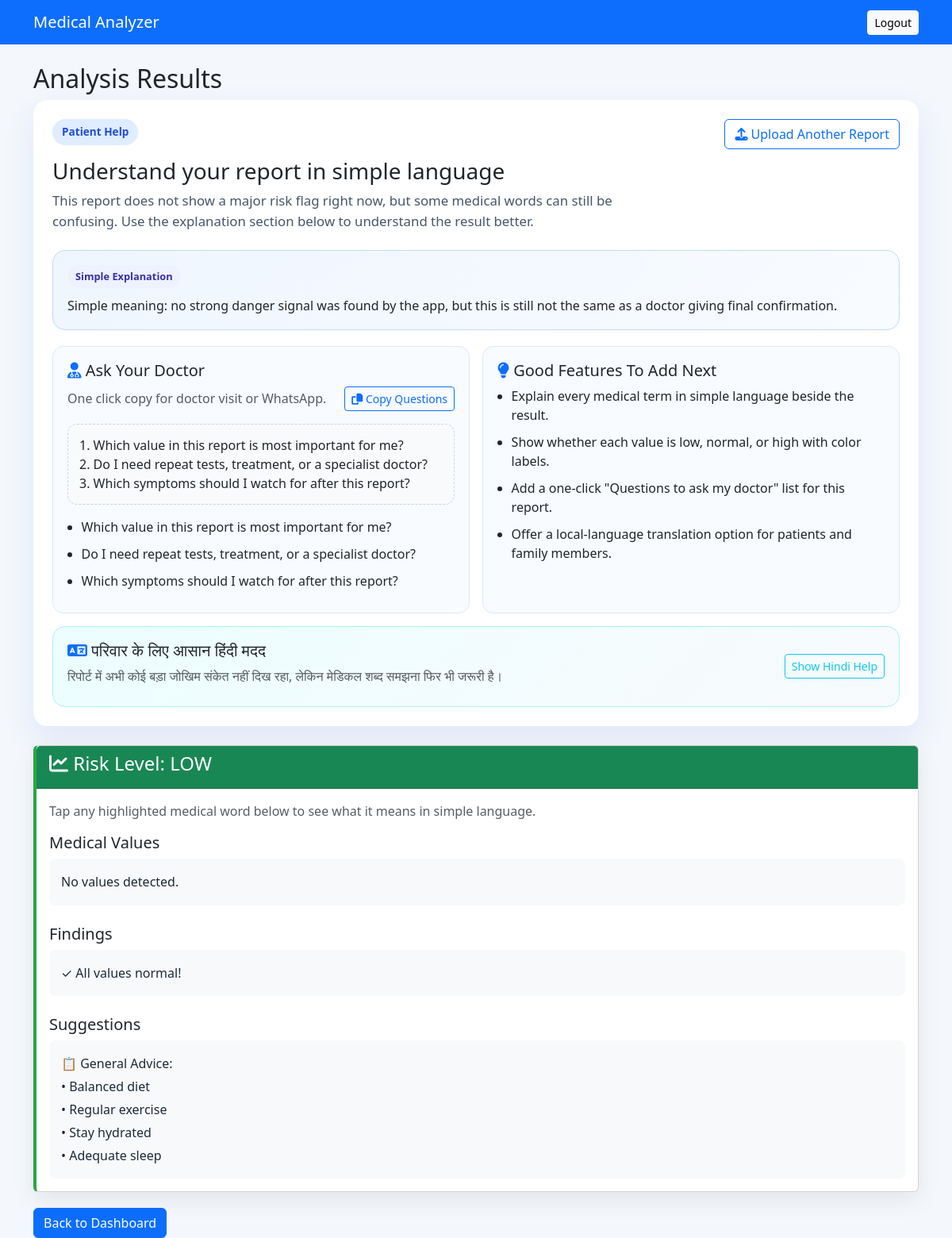
The app's page /analysis/6 (signed in) with its own data.
### tables this page shows
CREATE TABLE analysis_results (
        id INTEGER PRIMARY KEY AUTOINCREMENT, report_id INTEGER NOT NULL,
        extracted_text TEXT, medical_values TEXT, abnormal_findings TEXT,
        risk_level TEXT, suggestions TEXT,
        analysis_date TIMESTAMP DEFAULT CURRENT_TIMESTAMP,
        FOREIGN KEY (report_id) REFERENCES reports (id));

### app.py (the view)
@app.route('/analysis/<int:report_id>')
@login_required
def view_analysis(report_id):
    conn = get_db_connection()
    report = conn.execute('''SELECT r.*, a.* FROM reports r
                            LEFT JOIN analysis_results a ON r.id = a.report_id
                            WHERE r.id = ? AND r.user_id = ?''',
                         (report_id, session['user_id'])).fetchone()
    conn.close()
    if not report:
        flash('Not found', 'danger')
        return redirect(url_for('dashboard'))
    guidance = build_patient_guidance(report)
    structured_values = parse_medical_values(report['medical_values'] or '')
    language_support = build_local_language_support(report, guidance)
    interactive_report = {
        'medical_values': annotate_medical_text(report['medical_values'] or ''),
        'abnormal_findings': annotate_medical_text(report['abnormal_findings'] or ''),
        'suggestions': annotate_medical_text(report['suggestions'] or '')
    }
    return render_template(
        'analysis.html',
        report=report,
        guidance=guidance,
        interactive_report=interactive_report,
        structured_values=structured_values,
        language_support=language_support
    )

### app.py (called while the page is built, shortened)
def get_db_connection():
    conn = sqlite3.connect(DATABASE)
    conn.row_factory = sqlite3.Row
    return conn

def login_required(f):
    @wraps(f)
    def decorated_function(*args, **kwargs):
        if 'user_id' not in session:
            flash('Please login', 'warning')
            return redirect(url_for('login'))
        return f(*args, **kwargs)
    return decorated_function

def extract_attention_items(abnormal_findings):
    if not abnormal_findings:
        return []
    match = re.search(r'Attention:\s*(.+)', abnormal_findings, re.IGNORECASE)
    if not match:
        return []

def extract_report_terms(report):
    text = ' '.join([
        report['medical_values'] or '',
        report['abnormal_findings'] or '',
        report['suggestions'] or ''
    ]).lower()
    found_terms = []
    for item in get_medical_term_library():
        if any(token in text for token in item['aliases']):
            found_terms.append({
                'term': item['term'],
                'meaning': item['meaning'],
                'why_it_matters': item['why_it_matters']
            })
    return found_terms[:5]

def annotate_medical_text(text):
    if not text:
        return Markup('')
    term_index = {}
    for item in get_medical_term_library():
        for alias in item['aliases']:
            term_index[alias.lower()] = item
    aliases = sorted(term_index.keys(), key=len, reverse=True)
    pattern = r'\b(' + '|'.join(re.escape(alias) for alias in aliases) + r')\b'
    parts = []
    last_end = 0
    parts.append(escape(text[last_end:]))
    html = ''.join(str(part) for part in parts).replace('\n', '<br>')
    return Markup(html)

def parse_medical_values(text):
    if not text:
        return []
    values = []
    blocks = [block.strip() for block in text.split('\n\n') if 'Status:' in block and ':' in block]
    return values

### templates/analysis.html (shortened to what this page needs)
<!DOCTYPE html>
<html>
<head>
    <link href="https://cdn.jsdelivr.net/npm/bootstrap@5.3.0/dist/css/bootstrap.min.css" rel="stylesheet">
    <link rel="stylesheet" href="https://cdnjs.cloudflare.com/ajax/libs/font-awesome/6.4.0/css/all.min.css">
</head>
<body>
    <nav class="navbar navbar-dark bg-primary">
        <div class="container">
            <a class="navbar-brand" href="{{ url_for('dashboard') }}">Medical Analyzer</a>
            <a href="{{ url_for('logout') }}" class="btn btn-light btn-sm">Logout</a>
        </div>
    </nav>
    <div class="container mt-4">
        <h2>Analysis Results</h2>
        <div class="card guide-card mb-4">
            <div class="card-body p-4">
                <div class="d-flex flex-wrap justify-content-between align-items-start gap-3">
                    <div>
                        <span class="guide-badge">Patient Help</span>
                        <h3 class="mt-3 mb-2">Understand your report in simple language</h3>
                        <p class="hero-note mb-0">{{ guidance.summary }}</p>
                    </div>
                    <a href="{{ url_for('upload') }}" class="btn btn-outline-primary">
                        <i class="fas fa-upload"></i> Upload Another Report
                    </a>
                </div>
                <div class="simple-box mt-4">
                    <span class="mini-label">Simple Explanation</span>
                    <p class="mb-0">{{ guidance.simple_explanation }}</p>
                </div>
                <div class="row g-3 mt-1">
                    <div class="col-md-6">
                        <div class="panel">
                            <h5><i class="fas fa-user-doctor text-primary"></i> Ask Your Doctor</h5>
                            <div class="tool-row mb-3">
                                <p class="text-muted mb-0">One click copy for doctor visit or WhatsApp.</p>
                                <button type="button" class="btn btn-sm btn-outline-primary" id="copy-questions-btn">
                                    <i class="fas fa-copy"></i> Copy Questions
                                </button>
                            </div>
                            <div class="copy-area mb-3" id="doctor-questions-copy-text">
                                {% for item in guidance.doctor_questions %}
                                <div>{{ loop.index }}. {{ item }}</div>
                                {% endfor %}
                            </div>
                            <ul class="guide-list">
                                {% for item in guidance.doctor_questions %}
                                <li>{{ item }}</li>
                                {% endfor %}
                            </ul>
                        </div>
                    </div>
                    <div class="col-md-6">
                        <div class="panel">
                            <h5><i class="fas fa-lightbulb text-primary"></i> Good Features To Add Next</h5>
                            <ul class="guide-list">
                                {% for item in guidance.patient_features %}
                                <li>{{ item }}</li>
                                {% endfor %}
                            </ul>
                        </div>
                    </div>
                    <div class="col-12">
                        <div class="lang-box">
                            <div class="tool-row">
                                <div>
                                    <h5><i class="fas fa-language text-primary"></i> {{ language_support.title }}</h5>
                                    <p class="mb-2 text-muted">{{ language_support.summary }}</p>
                                </div>
                                <button type="button" class="btn btn-sm btn-outline-info" id="toggle-hindi-btn">
                                    Show Hindi Help
                                </button>
                            </div>
                        </div>
                    </div>
                </div>
            </div>
        </div>
        <div class="card result-card risk-{{ report.risk_level }}">
            <div class="card-header bg-{{ 'danger' if report.risk_level == 'HIGH' else 'warning' if report.risk_level == 'MEDIUM' else 'success' }} text-white">
                <h4><i class="fas fa-chart-line"></i> Risk Level: {{ report.risk_level }}</h4>
            </div>
            <div class="card-body">
                <p class="text-muted">Tap any highlighted medical word below to see what it means in simple language.</p>
                <h5>Medical Values</h5>
                <div class="report-text">{{ interactive_report.medical_values }}</div>
                <h5 class="mt-4">Findings</h5>
                <div class="report-text">{{ interactive_report.abnormal_findings }}</div>
                <h5 class="mt-4">Suggestions</h5>
                <div class="report-text">{{ interactive_report.suggestions }}</div>
            </div>
        </div>
        <a href="{{ url_for('dashboard') }}" class="btn btn-primary">Back to Dashboard</a>
    </div>
</body>
</html>

### templates/analysis.html (style rules this page uses)
body { background: #f4f7fb; }
.result-card { margin-bottom: 20px; border-left: 4px solid #007bff; box-shadow: 0 10px 30px rgba(15, 23, 42, 0.08); }
.risk-LOW { border-left-color: #28a745; }
.guide-card { border: 0; border-radius: 18px; box-shadow: 0 16px 40px rgba(37, 99, 235, 0.10); }
.guide-badge { display: inline-block; padding: 6px 12px; border-radius: 999px; background: #e0ecff; color: #1d4ed8; font-size: 0.85rem; font-weight: 600; }
.guide-list { padding-left: 1.1rem; margin-bottom: 0; }
.guide-list li { margin-bottom: 10px; }
.panel { height: 100%; padding: 18px; border-radius: 14px; background: #f8fbff; border: 1px solid #dbeafe; }
.hero-note { font-size: 1.05rem; color: #475569; max-width: 760px; }
.simple-box { background: linear-gradient(135deg, #eff6ff, #f8fbff); border: 1px solid #bfdbfe; border-radius: 16px; padding: 18px; }
.mini-label { display: inline-block; margin-bottom: 10px; padding: 5px 10px; border-radius: 999px; background: #eef2ff; color: #3730a3; font-size: 0.8rem; font-weight: 700; }
.report-text { background: #f8f9fa; padding: 15px; border-radius: 8px; line-height: 1.8; color: #1e293b; }
.tool-row { display: flex; flex-wrap: wrap; gap: 12px; align-items: center; justify-content: space-between; }
.copy-area { background: #f8fafc; border: 1px dashed #cbd5e1; border-radius: 12px; padding: 14px; }
.lang-box { background: linear-gradient(135deg, #ecfeff, #f8fafc); border: 1px solid #a5f3fc; border-radius: 16px; padding: 18px; }

### records on screen
analysis_results: risk_level "LOW", medical_values "No values detected.", abnormal_findings "✓ All values normal!"

### other values on screen
{{ guidance.summary }} "This report does not show a major risk flag right now, but some medical words can still be confusing. Use the explanation section below to understand the result better."
{{ guidance.simple_explanation }} "Simple meaning: no strong danger signal was found by the app, but this is still not the same as a doctor giving final confirmation."
{{ item }} "Which value in this report is most important for me?" "Do I need repeat tests, treatment, or a specialist doctor?" "Which symptoms should I watch for after this report?"
{{ item }} "Explain every medical term in simple language beside the result." "Show whether each value is low, normal, or high with color labels." "Add a one-click \"Questions to ask my doctor\" list for this report." "Offer a local-language translation option for patients and family members."
{{ language_support.title }} "परिवार के लिए आसान हिंदी मदद"
{{ language_support.summary }} "रिपोर्ट में अभी कोई बड़ा जोखिम संकेत नहीं दिख रहा, लेकिन मेडिकल शब्द समझना फिर भी जरूरी है।"
{{ interactive_report.suggestions }} "📋 General Advice: • Balanced diet • Regular exercise • Stay hydrated • Adequate sleep"
